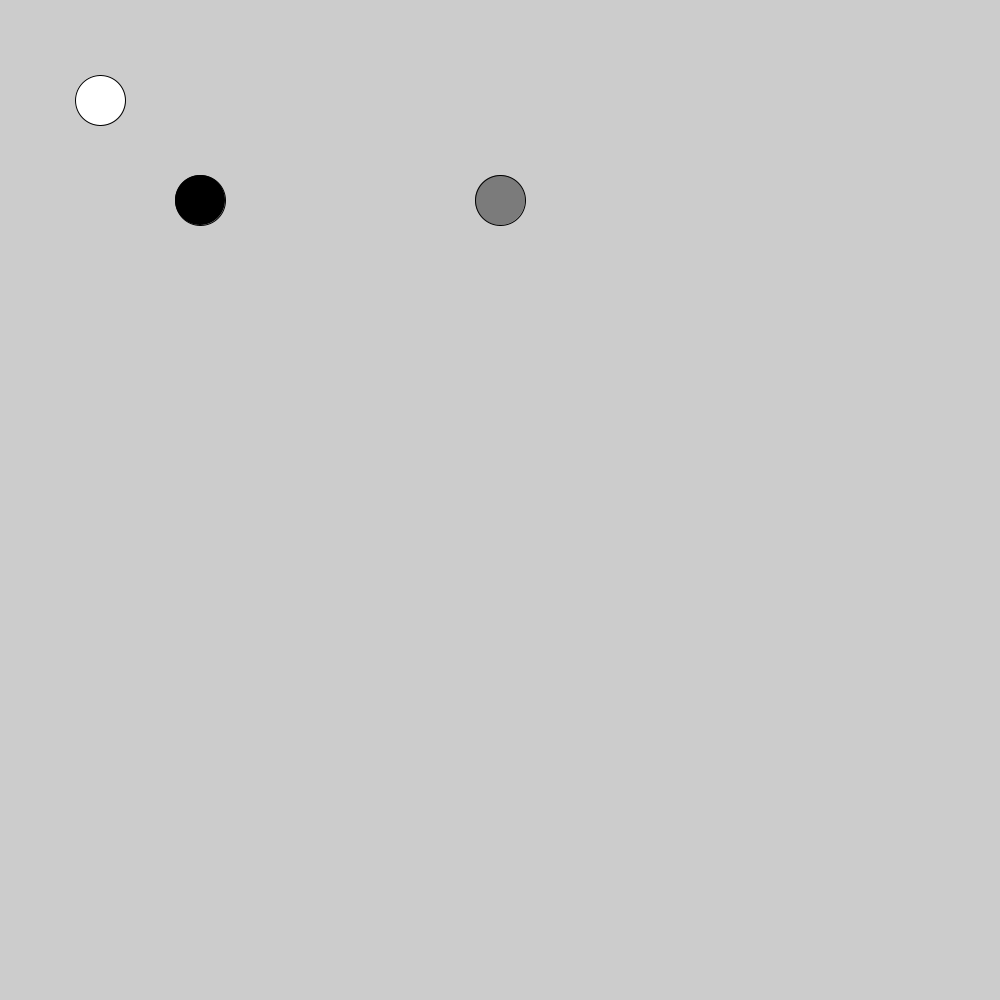
Frame 1 (no input)
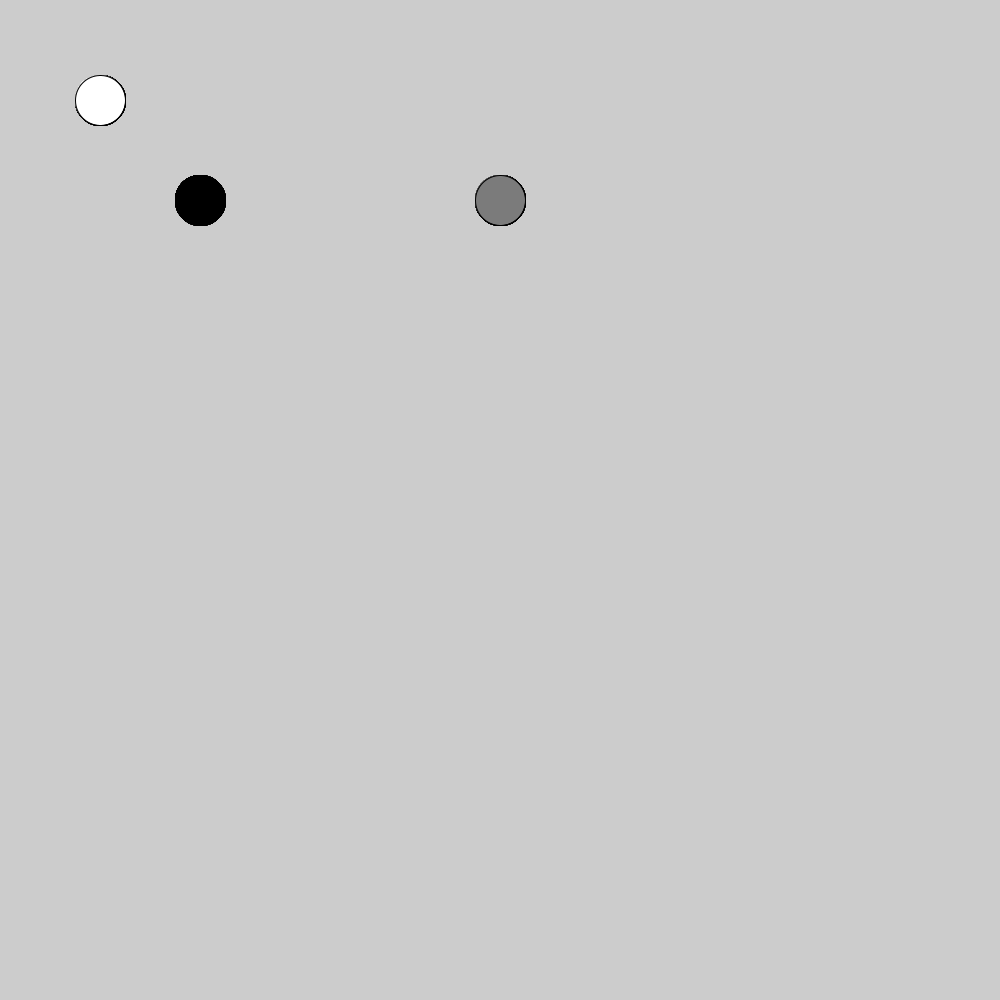
Frame 60 (the mouse pressed at the canvas centre just before this capture)
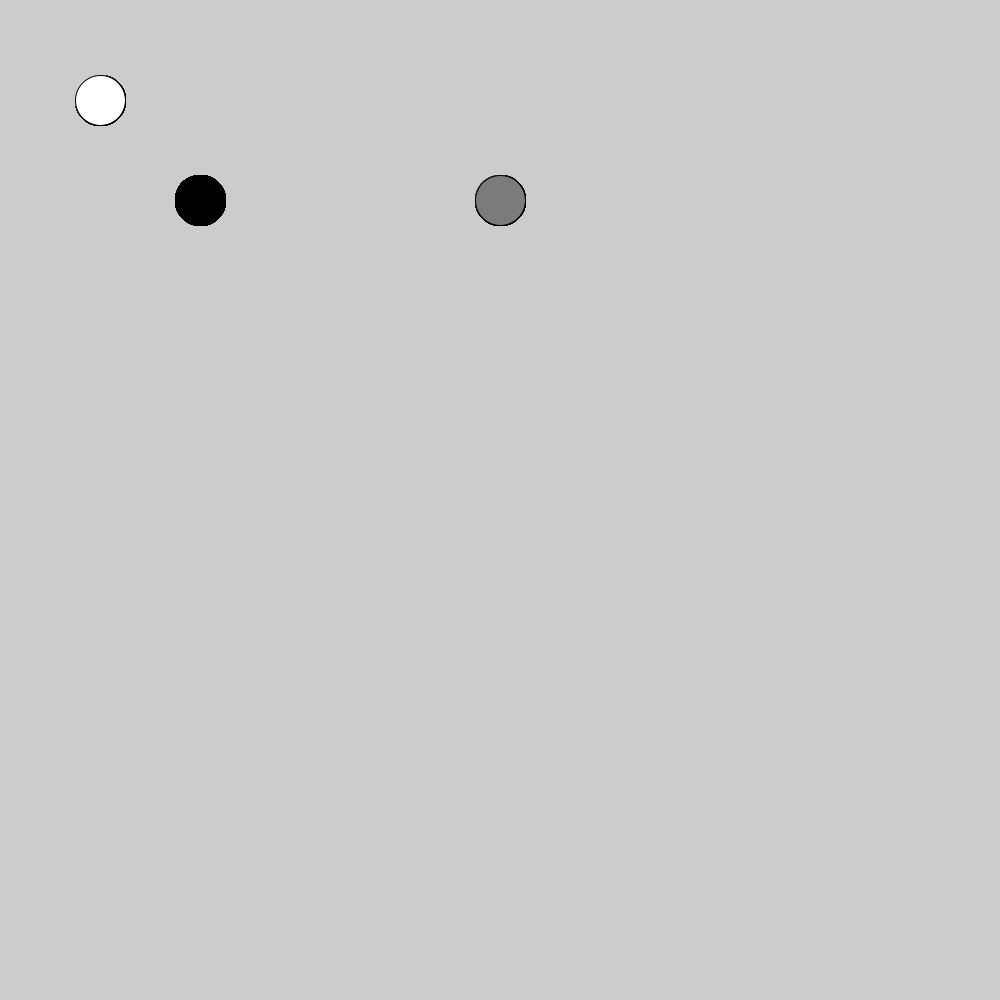
Frame 120 (the mouse held since frame 60 and released just before this capture)

The Processing sketch that drew these frames (run headless with seeded random() and noise(); from frame 60 on, the mouse is pressed at the canvas centre):

// Processing sketch: voorbereiding_opdrachten
// ── voorbereiding_opdrachten.pde
Damsteen damsteen1 = new Damsteen(100,100,#FFFFFF,50);
Damsteen damsteen2 = new Damsteen(200,200,#000000,50);
Damsteen damsteen3 = new Damsteen(500,200,123,50);
void setup(){
    size(1000,1000);
    
}


void draw(){
  damsteen1.tekendamstenen();
  damsteen2.tekendamstenen();
  damsteen3.tekendamstenen();
}


class Damsteen{
 int xpos;
 int ypos;
 color colour;
 int diameter;
 
 Damsteen(int x,int y,color colour,int diameter){
   this.xpos = x;
   this.ypos = y;
   this.colour = colour;
   this.diameter = diameter;
 }
 
 void tekendamstenen(){
   
   fill(this.colour);
   ellipse(this.xpos,this.ypos,this.diameter,this.diameter);
 }
}
